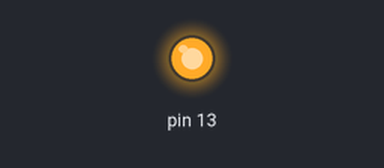
Simulated run of this sketch. Board: Arduino Mega 2560, built with avr-gcc and run on an emulated ATmega2560. Shown: output pins drawn as LEDs (lit = HIGH). The modem accepts every AT command (registered, SIM ready, sends succeed) and sends nothing else; what the sketch prints to the serial monitor is not drawn.

Above: at 0.1 s.
At 2.6 s:
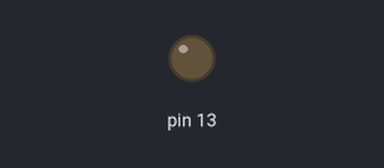
Timing chart, 0 to 4.1 s (numbered marks = the images above):
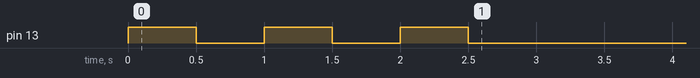

The sketch:

esp8266_test1.ino
```cpp
// based on: http://zeflo.com/2014/esp8266-weather-display/
// HaD post: http://hackaday.com/2014/09/17/a-proof-of-concept-project-for-the-esp8266/

#define SSID "________" // insert your SSID
#define PASS "________" // insert your password
#define LOCATIONID "5201470" // location id
#define DST_IP "188.226.224.148" //api.openweathermap.org


void setup()
{
  // flash the LED to indicate a restart and give the user (me) time to open
  // a COM monitor
  pinMode(13,OUTPUT);
  for(int i = 0; i<3; i++){
    digitalWrite(13, HIGH);
    delay(500);
    digitalWrite(13, LOW);
    delay(500);
  }

  Serial.begin(115200);
  Serial.println("Begin");

  Serial1.begin(115200); // ESP8266
  Serial1.println("AT+RST"); // reset and test if module is ready

  // This doesn't work...
  /*
  if(Serial1.find("ready")) {
   Serial.println("WiFi - Module is ready");
   }
   else{
   Serial.println("Module doesn't respond.");
   while(1);
   }
   */

  // so this wall of code replaces it
  char rdy[5] = {
    'r', 'e', 'a', 'd', 'y'      };
  char chk[5] = {
    0,0,0,0,0      };
  boolean moduleReady = false;

  // look for 2 seconds (plus a little...)
  for(int i = 0; i < 2000; i ++){
    while(Serial1.available()){
      chk[0] = chk[1];
      chk[1] = chk[2];
      chk[2] = chk[3];
      chk[3] = chk[4];
      chk[4] = Serial1.read();
      //Serial.println(chk[4]);
      if(rdy[0] == chk[0] &&
        rdy[1] == chk[1] &&
        rdy[2] == chk[2] &&
        rdy[3] == chk[3] &&
        rdy[4] == chk[4]){
        moduleReady = true;
      }
    }
    delay(1);
  }
  if(moduleReady)
    Serial.println("WiFi - Module is ready");
  else{
    Serial.println("Module didn't respond.");
    while(1);
  }

  // Okay, the module is working, lets connect to the network
  delay(1000);
  // try to connect to wifi 5 times before giving up
  boolean connected=false;
  for(int i=0;i<5;i++){
    if(connectWiFi()){
      connected = true;
      break;
    }
  }
  if (!connected){
    Serial.println("Connect failed permanently");
    while(1);
  }
  delay(5000);
  Serial.println("AT+CIPMUX=0"); // set to single connection mode
}
void loop()
{
  String cmd = "AT+CIPSTART=\"TCP\",\"";
  cmd += DST_IP;
  cmd += "\",80";
  Serial1.println(cmd);
  Serial.println(cmd);
  if(Serial1.find("Error")) return;
  cmd = "GET /data/2.5/weather?id=";
  cmd += LOCATIONID;
  cmd += " HTTP/1.0\r\nHost: api.openweathermap.org\r\n\r\n";
  Serial1.print("AT+CIPSEND=");
  Serial1.println(cmd.length());
  if(Serial1.find(">")){
    Serial.print(">");
  }
  else{
    Serial1.println("AT+CIPCLOSE");
    Serial.println("connection timeout");
    delay(1000);
    return;
  }
  Serial1.print(cmd);
  unsigned int i = 0; //timeout counter
  int n = 1; // char counter
  char json[100]="{";
  while (!Serial1.find("\"main\":{")){
  } // find the part we are interested in.
  while (i<60000) {
    if(Serial1.available()) {
      char c = Serial1.read();
      json[n]=c;
      if(c=='}') break;
      n++;
      i=0;
    }
    i++;
  }
  Serial.println(json);
  delay(60000);
}

boolean connectWiFi()
{
  Serial1.println("AT+CWMODE=1");
  String cmd="AT+CWJAP=\"";
  cmd+=SSID;
  cmd+="\",\"";
  cmd+=PASS;
  cmd+="\"";
  Serial.println(cmd);
  Serial1.println(cmd);
  delay(2000);
  if(Serial1.find("OK")){
    Serial.println("OK, Connected to WiFi.");
    return true;
  }
  else{
    Serial.println("Can not connect to the WiFi.");
    return false;
  }
}
```
